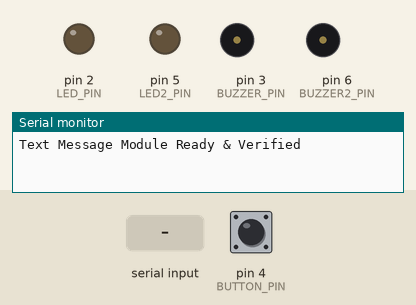
Simulated run of this sketch. Board: Arduino Uno, built with avr-gcc and run on an emulated ATmega328P. On the bench: output pins drawn as LEDs (lit = HIGH), buzzer (waves = sounding, pin HIGH), the last lines printed to the serial monitor. Dashed ring = blinking. The inputs (shaded band) are chosen by the test bench; at power-on: pin 4 (BUTTON_PIN) HIGH.

Above: at 1.3 s.
1.4 s: pin 4 (BUTTON_PIN) pulled LOW for 3.2 s
At 1.8 s:
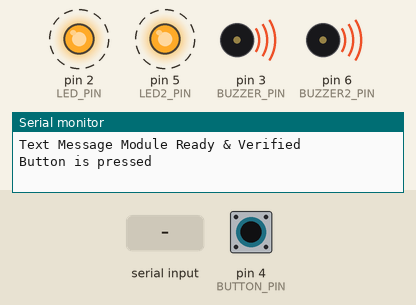
6.4 s: "1" received over the second serial link
Timing chart, 0 to 9.4 s (numbered marks = the images above; inputs shaded):
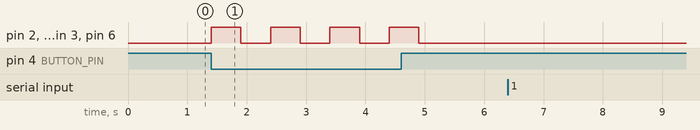

The sketch:

PMEAS.ino
```cpp
#include <SoftwareSerial.h>

#define BUTTON_PIN 4
#define LED_PIN 2
#define BUZZER_PIN 3
#define LED2_PIN 5
#define BUZZER2_PIN 6

SoftwareSerial SIM900A(9, 10); // 9 as Rx || 10 as Tx

void setup()
{
  SIM900A.begin(9600);  // GSM Module Baud rate - communication speed
  Serial.begin(9600);   // Baud rate of Serial Monitor in the IDE app
  pinMode(BUTTON_PIN, INPUT_PULLUP);
  pinMode(LED_PIN, OUTPUT);
  pinMode(BUZZER_PIN, OUTPUT);
  pinMode(LED2_PIN, OUTPUT);
  pinMode(BUZZER2_PIN, OUTPUT);
  Serial.println("Text Message Module Ready & Verified");
  delay(100);
}

void SendMessage()
{
  SIM900A.println("AT+CMGF=1");                     // Text Mode initialization
  delay(1000);
  SIM900A.println("AT+CMGS=\"+919618531821\"\r");  // Receiver's Mobile Number
  delay(1000);
  SIM900A.println("PATIENT MEDICAL EMERGENCY ALERT SYSTEM"); // Message content
  delay(100);
  SIM900A.println((char)26); // character 26 is used to indicate the end of the message content
  delay(1000);
}

void SendCall()
{
  Serial.println("Calling through GSM Modem");

  // set the data rate for the SoftwareSerial port
  SIM900A.begin(9600);
  delay(2000);
  SIM900A.println("ATD8978722723;"); // ATDxxxxxxxxxx; -- watch out here for semicolon at the end!!

  Serial.println("Called ATD8978722723");
  // print response over serial port
  if (SIM900A.available())
    Serial.write(SIM900A.read());
}

void loop()
{
  byte buttonState = digitalRead(BUTTON_PIN);

  if (buttonState == LOW)
  {
    Serial.println("Button is pressed");

    // Blink LEDs and sound buzzers as long as the button is pressed
    while (digitalRead(BUTTON_PIN) == LOW)
    {
      digitalWrite(LED_PIN, HIGH);     // Turn on the LED 1
      digitalWrite(BUZZER_PIN, HIGH);  // Turn on the buzzer 1
      digitalWrite(LED2_PIN, HIGH);    // Turn on the LED 2
      digitalWrite(BUZZER2_PIN, HIGH); // Turn on the buzzer 2
      delay(500);                      // Wait for 500ms
      digitalWrite(LED_PIN, LOW);      // Turn off the LED 1
      digitalWrite(BUZZER_PIN, LOW);   // Turn off the buzzer 1
      digitalWrite(LED2_PIN, LOW);     // Turn off the LED 2
      digitalWrite(BUZZER2_PIN, LOW);  // Turn off the buzzer 2
      delay(500);                      // Wait for 500ms
    }

    // Send SMS if the button was held for more than 10 seconds
    if (millis() > 10000)
    {
      SendCall();
      SendMessage();
    }
  }

  delay(100);

  if (SIM900A.available() > 0) // checks if there is any data available to be read from the SoftwareSerial object
    Serial.write(SIM900A.read()); // monitor the response from the GSM module for debugging or verification purposes
}
```

Measured:
- after the input at 1.4 s, pin 2 (LED_PIN), pin 5 (LED2_PIN), pin 3 (BUZZER_PIN), pin 6 (BUZZER2_PIN): alternates HIGH for 0.50 s and LOW for 0.50 s, 8 changes in all, then stays LOW, starting at once
